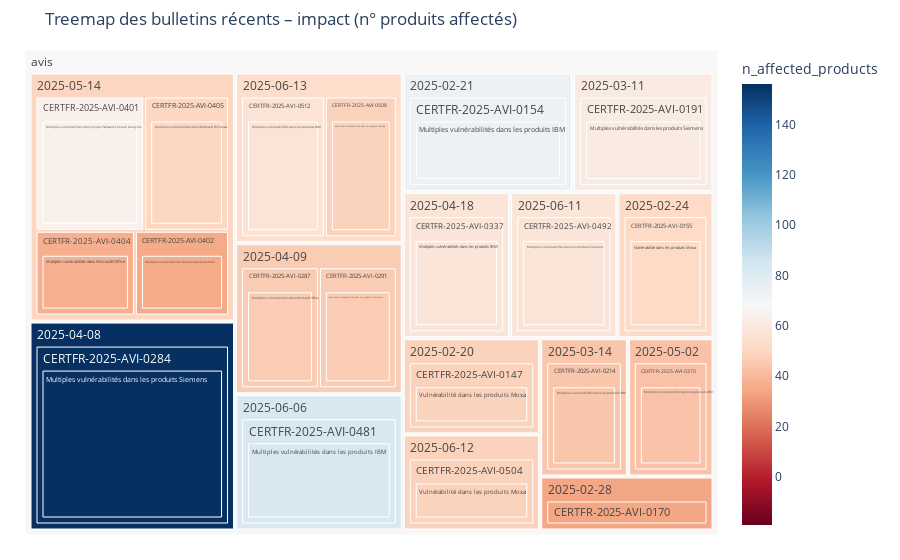

Here is the notebook cell this chart was saved with:
### Markdown cell above
### Treemap des Bulletins, classé par type, date et nombre de produits affectés :

L'objectif de cette représentation est de dénicher les bulletins avec un impact "massifs", parfois sous-estimés, à travers l'évaluation du nombre de produits touchés par une vulnérabilité.

### Code cell
df = df_publi.copy()
date_limite = pd.Timestamp.now() - pd.DateOffset(months=4)

# Nb produits distincts par bulletin
df["n_affected_products"] = (
    df.groupby("id_anssi")["produit"]
      .transform("nunique")
)

# 1 ligne par bulletin
bulletins = (
    df[["type", "id_anssi", "date", "titre", "n_affected_products", "cvss_score", "epss_score"]]
      .drop_duplicates(subset=["id_anssi"])
)

# Top 200 bulletins les plus impactants
top200 = bulletins.nlargest(200, "n_affected_products")
recent = top200[top200["date"] >= date_limite]

treemap_data = (
    recent
      .sort_values("n_affected_products", ascending=False)
      .reset_index(drop=True)
)

mid = np.average(
    treemap_data["n_affected_products"],
    weights=treemap_data["n_affected_products"]
)

fig = px.treemap(
    treemap_data,
    path=["type", "date", "id_anssi", "titre"],
    values="n_affected_products",
    color="n_affected_products",
    color_continuous_scale="RdBu",
    color_continuous_midpoint=mid,
    title="Treemap des bulletins récents – impact (n° produits affectés)"
)

fig.update_layout(margin=dict(t=50, l=25, r=25, b=25))
fig.show()

# Trouver le bulletin avec le plus grand nombre de produits affectés
bulletin_max_impact = treemap_data.loc[treemap_data['n_affected_products'].idxmax()]

# Afficher les informations du bulletin de manière plus lisible
print("Bulletin avec le plus grand impact :")
print(f"Type : {bulletin_max_impact['type']}")
print(f"ID ANSSI : {bulletin_max_impact['id_anssi']}")
print(f"Date : {bulletin_max_impact['date'].strftime('%Y-%m-%d')}")
print(f"Titre : {bulletin_max_impact['titre']}")
print(f"Nombre de produits affectés : {bulletin_max_impact['n_affected_products']}")
print(f"Score CVSS : {bulletin_max_impact['cvss_score'] if not pd.isna(bulletin_max_impact['cvss_score']) else 'Non disponible'}")
print(f"Score EPSS : {bulletin_max_impact['epss_score'] if not pd.isna(bulletin_max_impact['epss_score']) else 'Non disponible'}")

### Figure 1 — Plotly figure (JSON) as saved in the notebook; plotly's stock layout.template omitted (floating-point values rounded to 4 significant figures)
{"data": [{"branchvalues": "total", "customdata": [[64], [46], [37], [50], [74], [34], [44], [57], [43], [83], [56], [35], [46], [61], [156], [57], [48], [48], [51], [48], [48], [74], [51], [34], [61], [44], [156], [46], [46], [57], [43], [64], [35], [37], [50], [83], [57], [48], [48], [56], [48], [74], [51], [34], [61], [44], [156], [46], [57], [43], [49.41], [83], [57], [48], [52.31], [68.48]], "domain": {"x": [0, 1], "y": [0, 1]}, "hovertemplate": "labels=%{label}<br>n_affected_products_sum=%{value}<br>parent=%{parent}<br>id=%{id}<br>n_affected_products=%{color}<extra></extra>", "ids": ["avis/2025-05-14/CERTFR-2025-AVI-0401/Multiples vulnérabilités dans Juniper Networks Secure Analytics", "avis/2025-04-09/CERTFR-2025-AVI-0287/Multiples vulnérabilités dans Microsoft Office", "avis/2025-05-14/CERTFR-2025-AVI-0404/Multiples vulnérabilités dans Microsoft Office", "avis/2025-05-14/CERTFR-2025-AVI-0405/Multiples vulnérabilités dans Microsoft Windows", "avis/2025-02-21/CERTFR-2025-AVI-0154/Multiples vulnérabilités dans les produits IBM", "avis/2025-02-28/CERTFR-2025-AVI-0170/Multiples vulnérabilités dans les produits IBM", "avis/2025-03-14/CERTFR-2025-AVI-0214/Multiples vulnérabilités dans les produits IBM", "avis/2025-04-18/CERTFR-2025-AVI-0337/Multiples vulnérabilités dans les produits IBM", "avis/2025-05-02/CERTFR-2025-AVI-0370/Multiples vulnérabilités dans les produits IBM", "avis/2025-06-06/CERTFR-2025-AVI-0481/Multiples vulnérabilités dans les produits IBM", "avis/2025-06-13/CERTFR-2025-AVI-0512/Multiples vulnérabilités dans les produits IBM", "avis/2025-05-14/CERTFR-2025-AVI-0402/Multiples vulnérabilités dans les produits Intel", "avis/2025-04-09/CERTFR-2025-AVI-0291/Multiples vulnérabilités dans les produits Microsoft", "avis/2025-03-11/CERTFR-2025-AVI-0191/Multiples vulnérabilités dans les produits Siemens", "avis/2025-04-08/CERTFR-2025-AVI-0284/Multiples vulnérabilités dans les produits Siemens", "avis/2025-06-11/CERTFR-2025-AVI-0492/Multiples vulnérabilités dans les produits Siemens", "avis/2025-06-13/CERTFR-2025-AVI-0508/Multiples vulnérabilités dans les produits Splunk", "avis/2025-02-20/CERTFR-2025-AVI-0147/Vulnérabilité dans les produits Moxa", "avis/2025-02-24/CERTFR-2025-AVI-0155/Vulnérabilité dans les produits Moxa", "avis/2025-06-12/CERTFR-2025-AVI-0504/Vulnérabilité dans les produits Moxa", "avis/2025-02-20/CERTFR-2025-AVI-0147", "avis/2025-02-21/CERTFR-2025-AVI-0154", "avis/2025-02-24/CERTFR-2025-AVI-0155", "avis/2025-02-28/CERTFR-2025-AVI-0170", "avis/2025-03-11/CERTFR-2025-AVI-0191", "avis/2025-03-14/CERTFR-2025-AVI-0214", "avis/2025-04-08/CERTFR-2025-AVI-0284", "avis/2025-04-09/CERTFR-2025-AVI-0287", "avis/2025-04-09/CERTFR-2025-AVI-0291", "avis/2025-04-18/CERTFR-2025-AVI-0337", "avis/2025-05-02/CERTFR-2025-AVI-0370", "avis/2025-05-14/CERTFR-2025-AVI-0401", "avis/2025-05-14/CERTFR-2025-AVI-0402", "avis/2025-05-14/CERTFR-2025-AVI-0404", "avis/2025-05-14/CERTFR-2025-AVI-0405", "avis/2025-06-06/CERTFR-2025-AVI-0481", "avis/2025-06-11/CERTFR-2025-AVI-0492", "avis/2025-06-12/CERTFR-2025-AVI-0504", "avis/2025-06-13/CERTFR-2025-AVI-0508", "avis/2025-06-13/CERTFR-2025-AVI-0512", "avis/2025-02-20", "avis/2025-02-21", "avis/2025-02-24", "avis/2025-02-28", "avis/2025-03-11", "avis/2025-03-14", "avis/2025-04-08", "avis/2025-04-09", "avis/2025-04-18", "avis/2025-05-02", "avis/2025-05-14", "avis/2025-06-06", "avis/2025-06-11", "avis/2025-06-12", "avis/2025-06-13", "avis"], "labels": ["Multiples vulnérabilités dans Juniper Networks Secure Analytics", "Multiples vulnérabilités dans Microsoft Office", "Multiples vulnérabilités dans Microsoft Office", "Multiples vulnérabilités dans Microsoft Windows", "Multiples vulnérabilités dans les produits IBM", "Multiples vulnérabilités dans les produits IBM", "Multiples vulnérabilités dans les produits IBM", "Multiples vulnérabilités dans les produits IBM", "Multiples vulnérabilités dans les produits IBM", "Multiples vulnérabilités dans les produits IBM", "Multiples vulnérabilités dans les produits IBM", "Multiples vulnérabilités dans les produits Intel", "Multiples vulnérabilités dans les produits Microsoft", "Multiples vulnérabilités dans les produits Siemens", "Multiples vulnérabilités dans les produits Siemens", "Multiples vulnérabilités dans les produits Siemens", "Multiples vulnérabilités dans les produits Splunk", "Vulnérabilité dans les produits Moxa", "Vulnérabilité dans les produits Moxa", "Vulnérabilité dans les produits Moxa", "CERTFR-2025-AVI-0147", "CERTFR-2025-AVI-0154", "CERTFR-2025-AVI-0155", "CERTFR-2025-AVI-0170", "CERTFR-2025-AVI-0191", "CERTFR-2025-AVI-0214", "CERTFR-2025-AVI-0284", "CERTFR-2025-AVI-0287", "CERTFR-2025-AVI-0291", "CERTFR-2025-AVI-0337", "CERTFR-2025-AVI-0370", "CERTFR-2025-AVI-0401", "CERTFR-2025-AVI-0402", "CERTFR-2025-AVI-0404", "CERTFR-2025-AVI-0405", "CERTFR-2025-AVI-0481", "CERTFR-2025-AVI-0492", "CERTFR-2025-AVI-0504", "CERTFR-2025-AVI-0508", "CERTFR-2025-AVI-0512", "2025-02-20", "2025-02-21", "2025-02-24", "2025-02-28", "2025-03-11", "2025-03-14", "2025-04-08", "2025-04-09", "2025-04-18", "2025-05-02", "2025-05-14", "2025-06-06", "2025-06-11", "2025-06-12", "2025-06-13", "avis"], "marker": {"coloraxis": "coloraxis", "colors": [64, 46, 37, 50, 74, 34, 44, 57, 43, 83, 56, 35, 46, 61, 156, 57, 48, 48, 51, 48, 48, 74, 51, 34, 61, 44, 156, 46, 46, 57, 43, 64, 35, 37, 50, 83, 57, 48, 48, 56, 48, 74, 51, 34, 61, 44, 156, 46, 57, 43, 49.41, 83, 57, 48, 52.31, 68.48]}, "name": "", "parents": ["avis/2025-05-14/CERTFR-2025-AVI-0401", "avis/2025-04-09/CERTFR-2025-AVI-0287", "avis/2025-05-14/CERTFR-2025-AVI-0404", "avis/2025-05-14/CERTFR-2025-AVI-0405", "avis/2025-02-21/CERTFR-2025-AVI-0154", "avis/2025-02-28/CERTFR-2025-AVI-0170", "avis/2025-03-14/CERTFR-2025-AVI-0214", "avis/2025-04-18/CERTFR-2025-AVI-0337", "avis/2025-05-02/CERTFR-2025-AVI-0370", "avis/2025-06-06/CERTFR-2025-AVI-0481", "avis/2025-06-13/CERTFR-2025-AVI-0512", "avis/2025-05-14/CERTFR-2025-AVI-0402", "avis/2025-04-09/CERTFR-2025-AVI-0291", "avis/2025-03-11/CERTFR-2025-AVI-0191", "avis/2025-04-08/CERTFR-2025-AVI-0284", "avis/2025-06-11/CERTFR-2025-AVI-0492", "avis/2025-06-13/CERTFR-2025-AVI-0508", "avis/2025-02-20/CERTFR-2025-AVI-0147", "avis/2025-02-24/CERTFR-2025-AVI-0155", "avis/2025-06-12/CERTFR-2025-AVI-0504", "avis/2025-02-20", "avis/2025-02-21", "avis/2025-02-24", "avis/2025-02-28", "avis/2025-03-11", "avis/2025-03-14", "avis/2025-04-08", "avis/2025-04-09", "avis/2025-04-09", "avis/2025-04-18", "avis/2025-05-02", "avis/2025-05-14", "avis/2025-05-14", "avis/2025-05-14", "avis/2025-05-14", "avis/2025-06-06", "avis/2025-06-11", "avis/2025-06-12", "avis/2025-06-13", "avis/2025-06-13", "avis", "avis", "avis", "avis", "avis", "avis", "avis", "avis", "avis", "avis", "avis", "avis", "avis", "avis", "avis", ""], "type": "treemap", "values": [64, 46, 37, 50, 74, 34, 44, 57, 43, 83, 56, 35, 46, 61, 156, 57, 48, 48, 51, 48, 48, 74, 51, 34, 61, 44, 156, 46, 46, 57, 43, 64, 35, 37, 50, 83, 57, 48, 48, 56, 48, 74, 51, 34, 61, 44, 156, 92, 57, 43, 186, 83, 57, 48, 104, 1138]}], "layout": {"coloraxis": {"cmid": 68.48, "colorbar": {"title": {"text": "n_affected_products"}}, "colorscale": [[0, "rgb(103,0,31)"], [0.1, "rgb(178,24,43)"], [0.2, "rgb(214,96,77)"], [0.3, "rgb(244,165,130)"], [0.4, "rgb(253,219,199)"], [0.5, "rgb(247,247,247)"], [0.6, "rgb(209,229,240)"], [0.7, "rgb(146,197,222)"], [0.8, "rgb(67,147,195)"], [0.9, "rgb(33,102,172)"], [1, "rgb(5,48,97)"]]}, "legend": {"tracegroupgap": 0}, "margin": {"b": 25, "l": 25, "r": 25, "t": 50}, "title": {"text": "Treemap des bulletins récents – impact (n° produits affectés)"}}}
